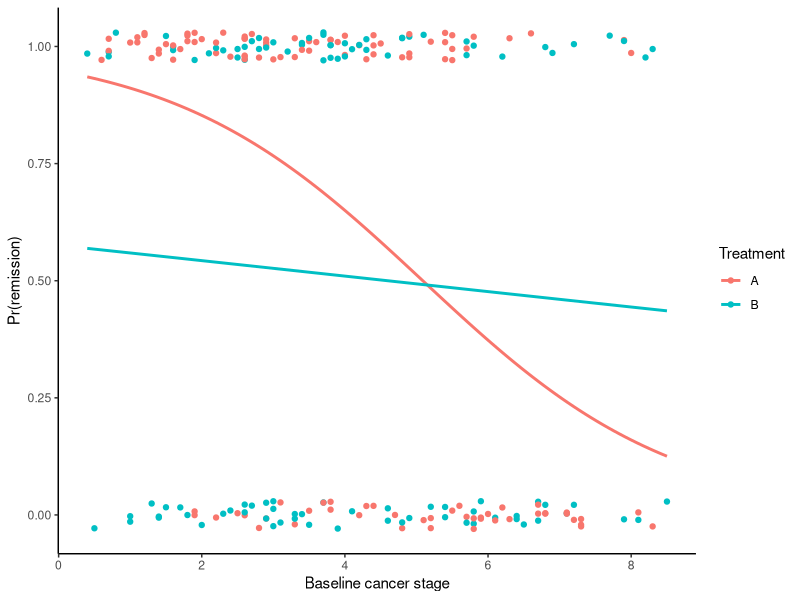

Here is the R script that generated this plot:
## ---- chunk 1
rem <- read.table("Data/remission.txt", header = TRUE)

tab <- with(rem, table(trt, rem))
chisq.test(tab)


## ---- chunk 2
library(ggplot2)

m1 <- glm(rem ~ trt*prog, family = binomial, data = rem)

m2 <- glm(rem ~ trt + prog, family = binomial, data = rem)
anova(m1, m2, test = "LRT")

## ---- chunk 3

newdat <- expand.grid(
  trt   = c("A", "B"),
  prog = seq(min(rem$prog), max(rem$prog), length.out = 100)
)

newdat$pr <- predict(m1, newdata = newdat, type = "response")

ggplot(rem, aes(prog, rem, colour = trt)) +
  geom_jitter(height = .03, width = 0) +
  geom_line(data = newdat, aes(prog, pr, colour = trt), size = 1) +
  labs(x = "Baseline cancer stage",
       y = "Pr(remission)",
       colour = "Treatment") +
  theme_classic()
